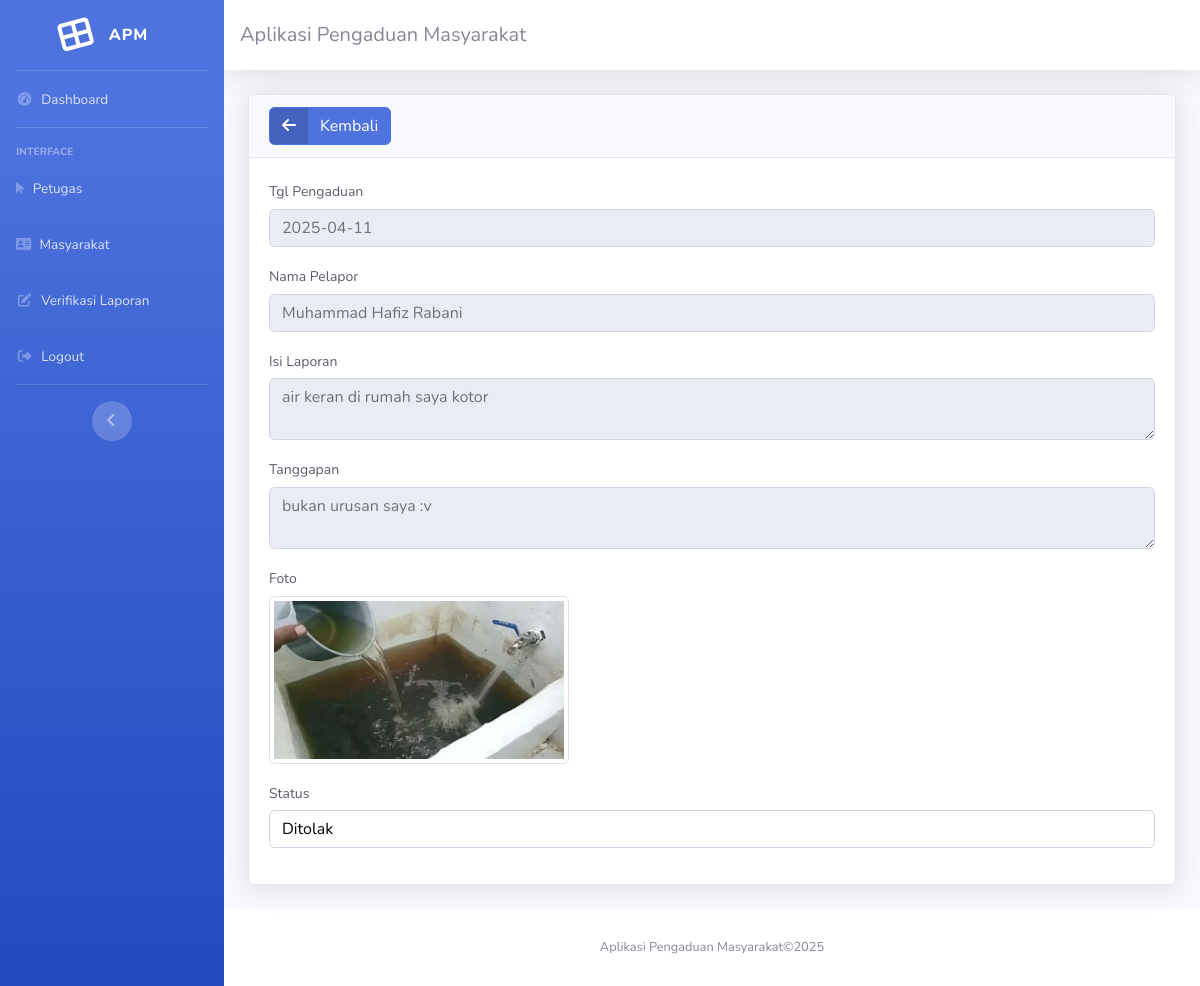
/admin/admin.php?url=detail-pengaduan&id=12 (signed in), run on the app's committed database.
### tables this page shows
CREATE TABLE `pengaduan` (
  `id_pengaduan` int(11) NOT NULL,
  `tgl_pengaduan` date NOT NULL,
  `nik` char(16) NOT NULL,
  `isi_laporan` text NOT NULL,
  `foto` varchar(255) NOT NULL,
  `status` enum('0','proses','selesai','ditolak') NOT NULL
);

CREATE TABLE `masyarakat` (
  `nik` char(16) NOT NULL,
  `nama` varchar(50) NOT NULL,
  `username` varchar(25) NOT NULL,
  `password` varchar(255) NOT NULL,
  `telp` varchar(13) NOT NULL
);

CREATE TABLE `tanggapan` (
  `id_tanggapan` int(11) NOT NULL,
  `id_pengaduan` int(11) NOT NULL,
  `tgl_tanggapan` date NOT NULL,
  `tanggapan` text NOT NULL,
  `nama_petugas` varchar(50) NOT NULL
);

### admin/detail_pengaduan.php (the view, shortened to what this page needs)
<?php
include '../koneksi.php';
$id = $_GET['id'];
$query = mysqli_query($koneksi, "
    SELECT pengaduan.*, masyarakat.nama
    FROM pengaduan
    JOIN masyarakat ON pengaduan.nik = masyarakat.nik
    WHERE pengaduan.id_pengaduan = '$id'
");
$data = mysqli_fetch_assoc($query);
$query1 = mysqli_query($koneksi, "SELECT*FROM tanggapan WHERE id_pengaduan='$id'");
$data1 = mysqli_fetch_array($query1);
?>
<div class="card shadow">
    <div class="card-header">
        <a href="?url=verifikasi-tanggapan" class="btn btn-primary btn-icon-split">
            <span class="icon text-white-5">
                <i class="fa fa-arrow-left"></i>
            </span>
            <span class="text"> Kembali </span>
        </a>
    </div>
    <div class="card-body">
        <form method="post" action="proses_pengaduan.php" enctype="multipart/form-data">
            <div class="form-group">
                <label for="" style="font-size: 14px;">Tgl Pengaduan</label>
                <input type="text" name="tgl_pengaduan" class="form-control" readonly
                    value="<?= $data['tgl_pengaduan']; ?>">
            </div>
            <div class="form-group">
                <label for="" style="font-size: 14px;">Nama Pelapor</label>
                <input type="text" name="tgl_pengaduan" class="form-control" readonly
                    value="<?= $data['nama']; ?>">
            </div>
            <div class="form-group">
                <label for="" style="font-size: 14px;">Isi Laporan</label>
                <textarea name="isi_laporan" id="isi_laporan" class="form-control"
                    readonly><?= $data['isi_laporan']; ?></textarea>
            </div>
            <div class="form-group">
                <label for="" style="font-size: 14px;">Tanggapan</label>
                <textarea name="isi_laporan" id="isi_laporan" class="form-control"
                    readonly><?= $data1['tanggapan'] ; ?></textarea>
            </div>
            <div class="form-group">
                <label for="" style="font-size: 14px;">Foto</label>
                <br>
                <img class="img-thumbnail" src="../foto/<?= $data['foto'] ?>" width="300">
            </div>
            <div class="form-group">
                <label for="" style="font-size: 14px;">Status</label>
                <p name="isi_laporan" id="isi_laporan" class="form-control" style="background-color:
              <?php if ($data['status'] == '0') {
                  echo '#d3d3d3';
              } elseif ($data['status'] == 'proses') {
                  echo '#ffeb3b';
              } elseif ($data['status'] == 'selesai') {
                  echo '#4caf50';
              } ?>; color: black;">
                    <?= ucfirst($data['status']); ?>
                </p>
            </div>
        </form>
    </div>
</div>

### data on the page
pengaduan: tgl_pengaduan "2025-04-11", tgl_pengaduan "Muhammad Hafiz Rabani", isi_laporan "air keran di rumah saya kotor", foto (picture), status "Ditolak"
tanggapan: isi_laporan "bukan urusan saya :v"
